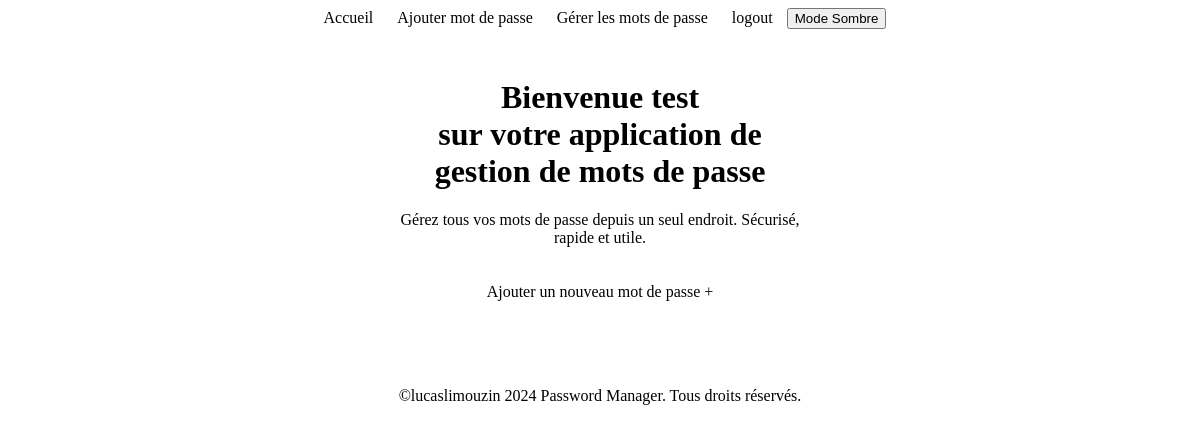
/home/ (signed in), run on an earlier commit of the app's database.
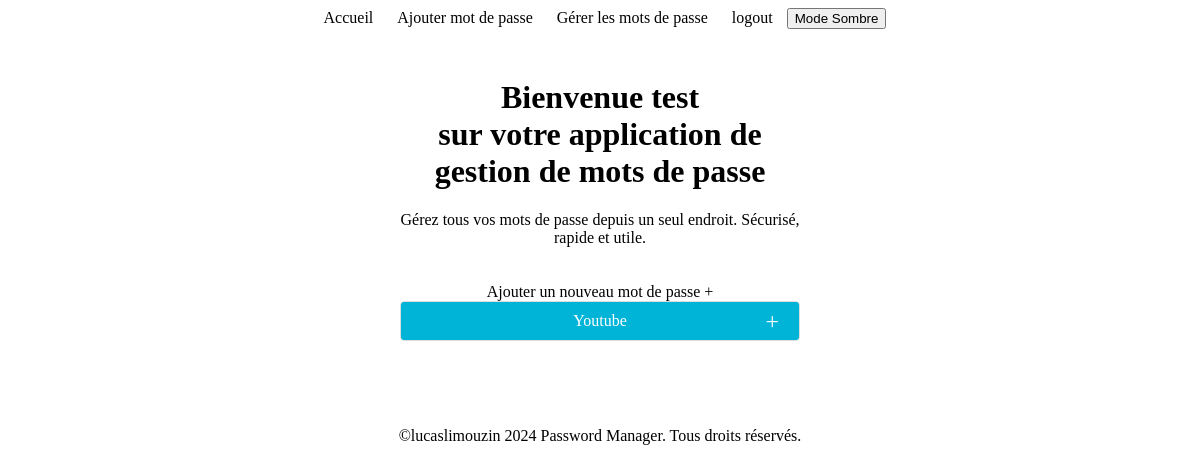
And on a later commit of the database.
### gestionpassword/models.py (models this page shows, shortened)
class SiteInfo(models.Model):
    user = models.ForeignKey(User, on_delete=models.CASCADE)
    site_name = models.CharField(max_length=100)
    site_url = models.URLField(max_length=200)
    username = models.CharField(max_length=100)
    password = models.CharField(max_length=100)
    def get_delete_url(self):
        return reverse('delete_site', args=[str(self.pk)])

### gestionpassword/views.py (the view)
# urls.py: path('home/', views.home_view, name='home'),
@login_required
def home_view(request):
    sites = SiteInfo.objects.filter(user=request.user)
    return render(request, 'gestionpassword/home.html', {'sites': sites})

### gestionpassword/templates/gestionpassword/home.html (shortened to what this page needs)
{% extends "gestionpassword/base.html" %}
{% load static %}
{% block content %}
  <div id="home-container">
    <h1>Bienvenue {{ user.username }} <br> sur votre application de gestion de mots de passe</h1>
    <p>Gérez tous vos mots de passe depuis un seul endroit. Sécurisé, rapide et utile.</p>
    <a href="{% url 'add_password' %}" class="btn">Ajouter un nouveau mot de passe +</a><br>
    {% for site in sites %}
      <div class="accordeon">
        <div class="accordeon-header">{{ site.site_name }}</div>
      </div>
    {% endfor %}
  </div>
{% endblock %}

What changed in the data, as far as the page shows it:
added SiteInfo: site_name "Youtube"
